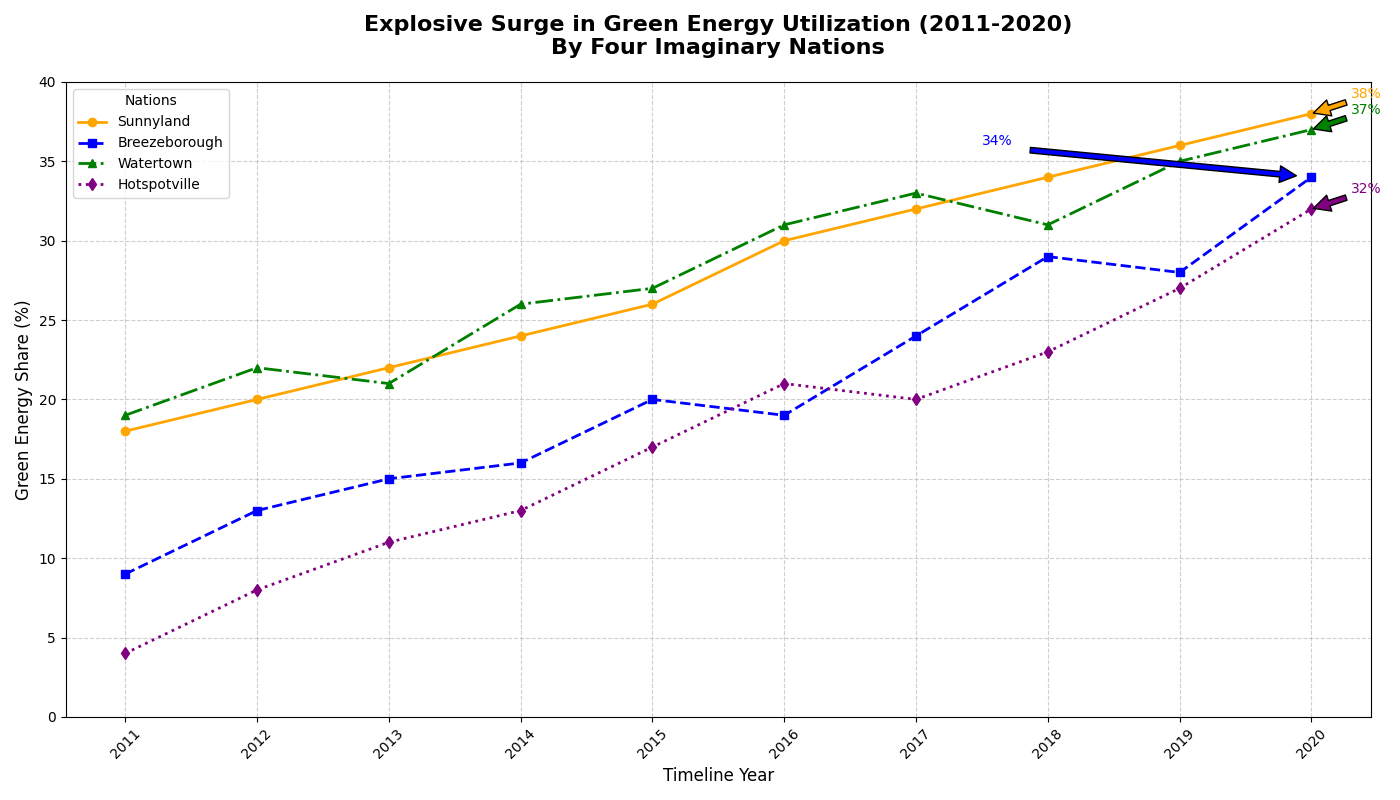

The Python source for this figure:
import matplotlib.pyplot as plt
import numpy as np

years = np.arange(2011, 2021)

# Altered percentage of energy from renewable sources for four fictional countries
solarlandia_renewables = [18, 20, 22, 24, 26, 30, 32, 34, 36, 38]  
windtopia_renewables = [9, 13, 15, 16, 20, 19, 24, 29, 28, 34]
hydroville_renewables = [19, 22, 21, 26, 27, 31, 33, 31, 35, 37]
geothermia_renewables = [4, 8, 11, 13, 17, 21, 20, 23, 27, 32]  

plt.figure(figsize=(14, 8))

plt.plot(years, solarlandia_renewables, marker='o', linestyle='-', linewidth=2, color='orange', label='Sunnyland')
plt.plot(years, windtopia_renewables, marker='s', linestyle='--', linewidth=2, color='blue', label='Breezeborough')
plt.plot(years, hydroville_renewables, marker='^', linestyle='-.', linewidth=2, color='green', label='Watertown')
plt.plot(years, geothermia_renewables, marker='d', linestyle=':', linewidth=2, color='purple', label='Hotspotville')

plt.title("Explosive Surge in Green Energy Utilization (2011-2020)\nBy Four Imaginary Nations", fontsize=16, fontweight='bold', pad=20)
plt.xlabel('Timeline Year', fontsize=12)
plt.ylabel('Green Energy Share (%)', fontsize=12)
plt.xticks(years, rotation=45)
plt.yticks(np.arange(0, 45, 5))
plt.legend(title="Nations", loc='upper left', fontsize=10)
plt.grid(True, linestyle='--', alpha=0.6)

max_solarlandia = max(solarlandia_renewables)
max_windtopia = max(windtopia_renewables)
max_hydroville = max(hydroville_renewables)
max_geothermia = max(geothermia_renewables)

plt.annotate(f'{max_solarlandia}%', xy=(years[-1], max_solarlandia), xytext=(years[-1]+0.3, max_solarlandia+1),
             arrowprops=dict(facecolor='orange', shrink=0.05), fontsize=10, color='orange')
plt.annotate(f'{max_windtopia}%', xy=(years[-1], max_windtopia), xytext=(years[-1]-2.5, max_windtopia+2),
             arrowprops=dict(facecolor='blue', shrink=0.05), fontsize=10, color='blue')
plt.annotate(f'{max_hydroville}%', xy=(years[-1], max_hydroville), xytext=(years[-1]+0.3, max_hydroville+1),
             arrowprops=dict(facecolor='green', shrink=0.05), fontsize=10, color='green')
plt.annotate(f'{max_geothermia}%', xy=(years[-1], max_geothermia), xytext=(years[-1]+0.3, max_geothermia+1),
             arrowprops=dict(facecolor='purple', shrink=0.05), fontsize=10, color='purple')

plt.tight_layout()
plt.show()
